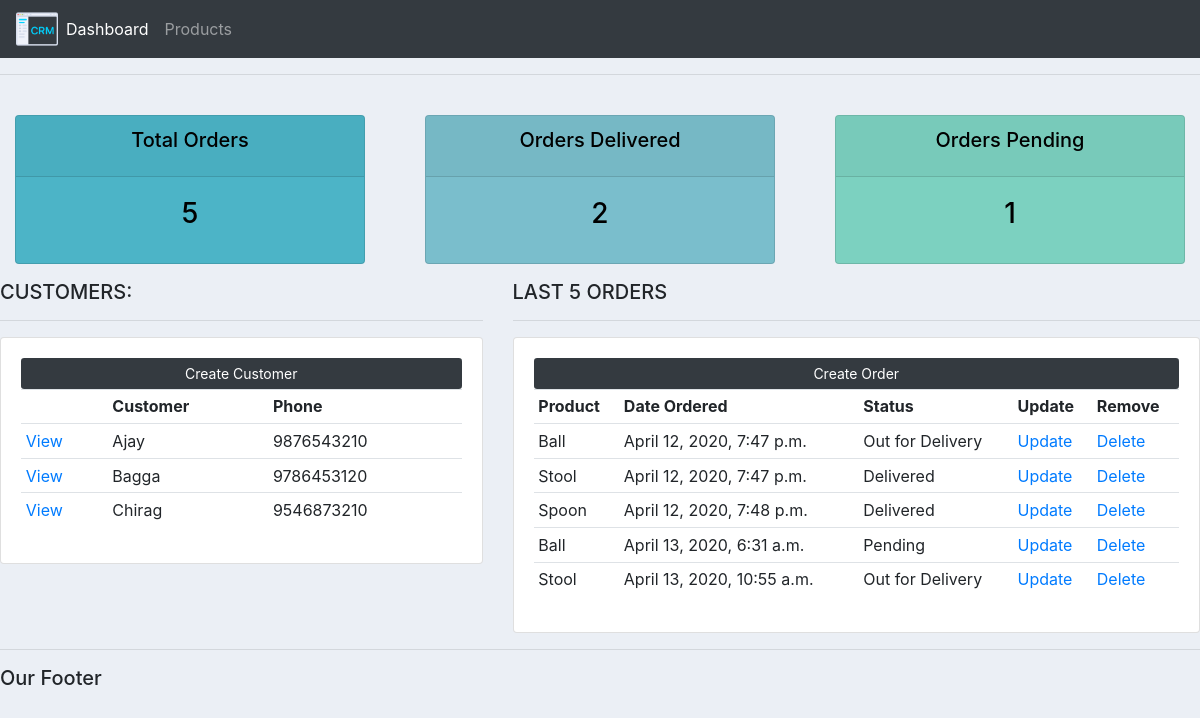
The page / on the database its author committed.
### accounts/models.py (models this page shows, shortened)
class Customer(models.Model):
    name = models.CharField(max_length=50, null=False)
    phone = models.BigIntegerField(null=False)
    email = models.EmailField(null=True)
    date_created = models.DateTimeField(auto_now_add=True)

class Order(models.Model):
    STATUS = (
        ('Pending', 'Pending'),
        ('Out for Delivery', "Out for Delivery"),
        ('Delivered', 'Delivered')
    )
    customer = models.ForeignKey(Customer, null=True, on_delete=models.SET_NULL, related_name='customer_orders')
    product = models.ForeignKey(Product, null=True, on_delete=models.SET_NULL, related_name='product_orders')
    date_created = models.DateTimeField(auto_now_add=True)
    status = models.CharField(choices=STATUS, null=False, max_length=50)

class Product(models.Model):
    name = models.CharField(max_length=50, null=False)
    price = models.FloatField(null=False)
    CATEGORY = (
        ('Indoor', 'Indoor'),
        ('Outdoor', 'Outdoor')
    )
    category = models.CharField(max_length=50, null=True, choices=CATEGORY)
    description = models.CharField(max_length=200, null=True)
    date_created = models.DateTimeField(auto_now_add=True)
    tags = models.ManyToManyField(Tag, related_name='tag_set')
    def __str__(self):
        return self.name

### accounts/views.py (the view)
# urls.py: path('', views.home, name='home'),
def home(request):
    customer_count = Customer.objects.count()
    customers = Customer.objects.all()
    orders = Order.objects.all()
    order_count = Order.objects.count()
    delivered_order_count = Order.objects.filter(status='Delivered').count()
    pending_order_count = Order.objects.filter(status='Pending').count()
    context = {
        'customer_count': customer_count,
        'customers': customers,
        'orders': orders,
        'order_count': order_count,
        'delivered_order_count': delivered_order_count,
        'pending_order_count': pending_order_count
    }
    return render(request, 'dashboard.html', context=context)

### accounts/templates/dashboard.html (shortened to what this page needs)
{% extends 'main.html' %}
{% block content %}
{% include 'status.html' %}
<div class="row">
    <div class="col-md-5">
        <h5> CUSTOMERS: </h5>
        <hr>
        <div class="card card-body">
            <a class="btn btn-sm btn-block bg-dark" style="color: white;"  href=""> Create Customer </a>
            <table class="table table-sm">
                <tr>
                    <th></th>
                    <th>Customer</th>
                    <th>Phone</th>
                </tr>
                {% if customer_count > 0 %}
                {% for customer in customers %}
                <tr>
                    <td><a href="{% url 'customer' customer.id %}">View</a></td>
                    <td>{{customer.name}}</td>
                    <td>{{customer.phone}}</td>
                </tr>
                {% endfor %}
                {% else %}
                <tr>
                    <td>NULL</td>
                    <td>NULL</td>
                    <td>NULL</td>
                </tr>
                {% endif %}
            </table>
        </div>
    </div>
    <div class="col-md-7">
        <h5> LAST 5 ORDERS </h5>
        <hr>
        <div class="card card-body">
            <a class="btn btn-sm btn-block bg-dark" style="color: white;"  href="{% url 'create_order' %}"> Create Order </a>
            <table class="table table-sm">
                <tr>
                    <th>Product</th>
                    <th>Date Ordered</th>
                    <th>Status</th>
                    <th>Update</th>
                    <th>Remove</th>
                </tr>
                {% if order_count > 0 %}
                {% for order in orders %}
                <tr>
                    <td>{{order.product}}</td>
                    <td>{{order.date_created}}</td>
                    <td>{{order.status}}</td>
                    <td><a href="{% url 'update_order' order.id %}">Update</a></td>
                    <td><a href="{% url 'delete_order' order.id %}">Delete</a></td>
                </tr>
                {% endfor %}
                {% endif %}
            </table>
        </div>
    </div>
</div>
{% endblock %}

### accounts/static/css/main.css (style rules this page uses)
body { background-color: #ebeff5; }

### rows shown on the page
Customer: name "Ajay", phone "9876543210"
Customer: name "Bagga", phone "9786453120"
Customer: name "Chirag", phone "9546873210"
Order: product "Ball", date_created "April 12, 2020, 7:47 p.m.", status "Out for Delivery"
Order: product "Stool", date_created "April 12, 2020, 7:47 p.m.", status "Delivered"
Order: product "Spoon", date_created "April 12, 2020, 7:48 p.m.", status "Delivered"
Order: product "Ball", date_created "April 13, 2020, 6:31 a.m.", status "Pending"
Order: product "Stool", date_created "April 13, 2020, 10:55 a.m.", status "Out for Delivery"

### other values the page prints
{{ order_count }} "5"
{{ delivered_order_count }} "2"
{{ pending_order_count }} "1"
